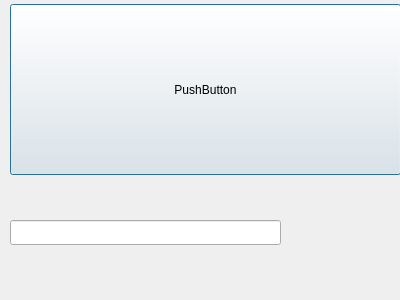
<?xml version="1.0" encoding="UTF-8"?>
<ui version="4.0">
 <class>status_buttom</class>
 <widget class="QDialog" name="status_buttom">
  <property name="geometry">
   <rect>
    <x>0</x>
    <y>0</y>
    <width>400</width>
    <height>300</height>
   </rect>
  </property>
  <property name="windowTitle">
   <string>Dialog</string>
  </property>
  <widget class="QPushButton" name="pushButton">
   <property name="geometry">
    <rect>
     <x>10</x>
     <y>4</y>
     <width>391</width>
     <height>171</height>
    </rect>
   </property>
   <property name="text">
    <string>PushButton</string>
   </property>
  </widget>
  <widget class="QLineEdit" name="lineEdit">
   <property name="geometry">
    <rect>
     <x>10</x>
     <y>220</y>
     <width>271</width>
     <height>25</height>
    </rect>
   </property>
  </widget>
 </widget>
 <resources/>
 <connections/>
</ui>
